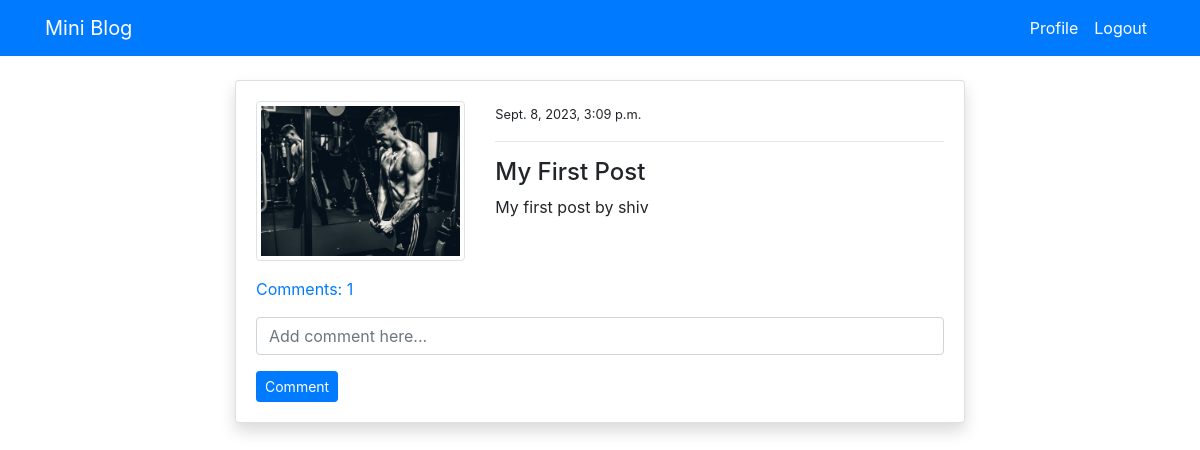
The app's page /post_detail/1/ (signed in) with its own data.
### blog/models.py (models this page shows, shortened)
class PostModel(models.Model):
    title = models.CharField(max_length=100)
    content = models.TextField()
    author = models.ForeignKey(User, on_delete=models.CASCADE)
    date_created = models.DateTimeField(auto_now_add=True)
    class Meta:
        ordering = ('-date_created',)
    def comment_count(self):
        return self.comment_set.all().count()
    def comments(self):
        return self.comment_set.all()

### users/models.py (models this page shows, shortened)
class ProfileModel(models.Model):
    user= models.OneToOneField(User, on_delete=models.CASCADE)
    image = models.ImageField(default='default.jpg', upload_to='profile', validators=[FileExtensionValidator(['png','jpg','jpeg'])])

### blog/views.py (the view)
# urls.py: path('post_detail/<int:pk>/', views.post_detail, name='blog-post-detail'),
@login_required
def post_detail(request,pk):
    post= PostModel.objects.get(id=pk)
    if request.method== 'POST':
        c_form= CommentForm(request.POST)
        if c_form.is_valid():
            instance= c_form.save(commit=False)
            instance.user=request.user
            instance.post= post
            instance.save()
            return redirect('blog-post-detail', pk=post.id)
    else:
        c_form=CommentForm()
    context={
        'post': post,
        'c_form' : c_form,
    }
    return render(request, 'blog/post_detail.html', context)

### blog/forms.py
class CommentForm(forms.ModelForm):
    content=forms.CharField(label='', widget=forms.TextInput(attrs={'placeholder': 'Add comment here...'}))
    class Meta:
        model= Comment
        fields= ('content',)

### templates/blog/post_detail.html (shortened to what this page needs)
{% extends 'partials/base.html' %}
{% load crispy_forms_tags %}
{% block content %}
<div class="container">
    <div class="row mt-5 pt-3">
        <div class="col-md-8 offset-md-2">
            <div class="card my-3 shadow">
                <div class="card-body">
                    <div class="row">
                        <div class="col-md-4">
                            <img class="img-thumbnail" src="{{ post.author.profilemodel.image.url }}" alt="profile-img">
                        </div>
                        <div class="col-md-8">
                            <small>{{ post.date_created }}</small>
                            <hr>
                            <h4>{{ post.title }}</h4>
                            <p>
                                {{ post.content }}
                            </p>
                        </div>
                    </div>
                    <p class="mt-3">
                        <a class="" data-toggle="collapse" href="#collapseExample" role="button" aria-expanded="false"
                            aria-controls="collapseExample">
                            Comments: {{ post.comment_count }}
                        </a>
                    </p>
                    <form method="POST">
                        {{ c_form|crispy }}
                        <input class="btn btn-primary btn-sm" type="submit" value="Comment">
                    </form>
                </div>
            </div>
        </div>
    </div>
</div>
{% endblock %}

### records on screen
PostModel: author.profilemodel.image (picture), date_created "Sept. 8, 2023, 3:09 p.m.", title "My First Post", content "My first post by shiv", comment_count "1"
